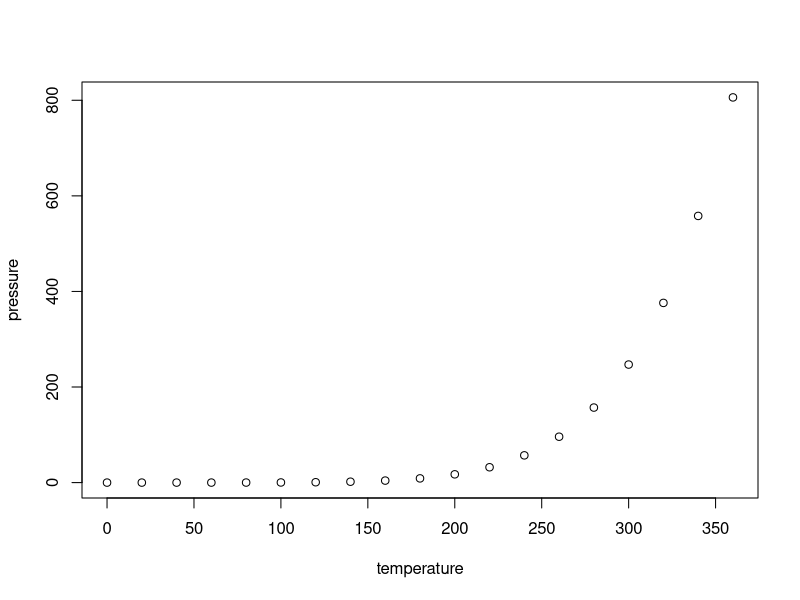
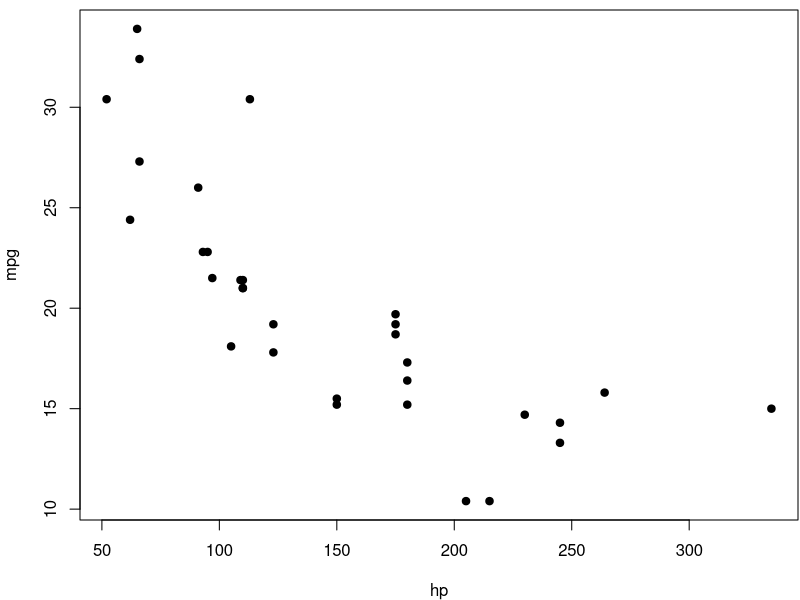

Recreate these plots in R, in order.
## ---- chunk 1
knitr::opts_chunk$set(echo = TRUE)
## ---- chunk 2
# summary of cars dataset
summary(cars)
## ---- chunk 3
# plot of pressure dataset
plot(pressure)
## ---- chunk 4
# a simple base R plot
par(mar = c(4, 4, .5, .1))
plot(mpg ~ hp, data = mtcars, pch = 19)
## ---- chunk 5
# one table
head(mtcars)

# another table
library(dplyr)
mtcars %>%
  select(mpg, disp) %>%
  summary() %>%
  knitr::kable()
